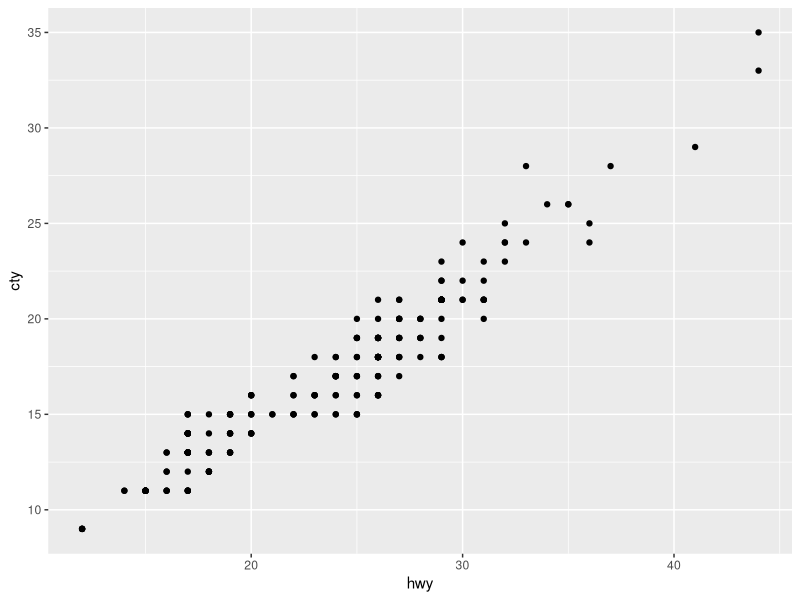
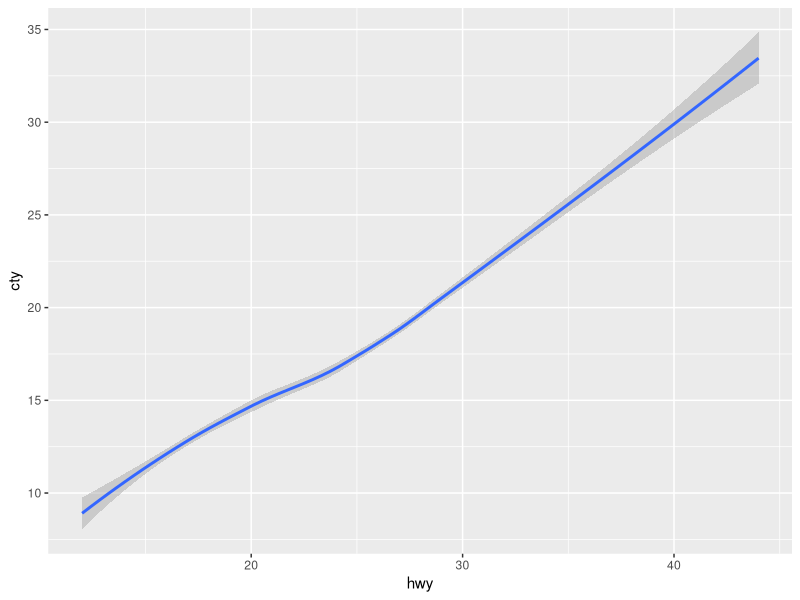
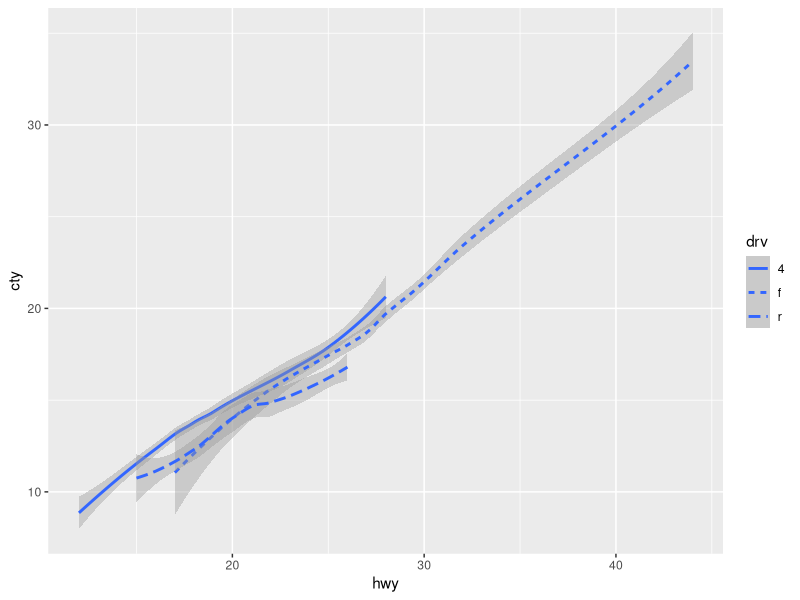
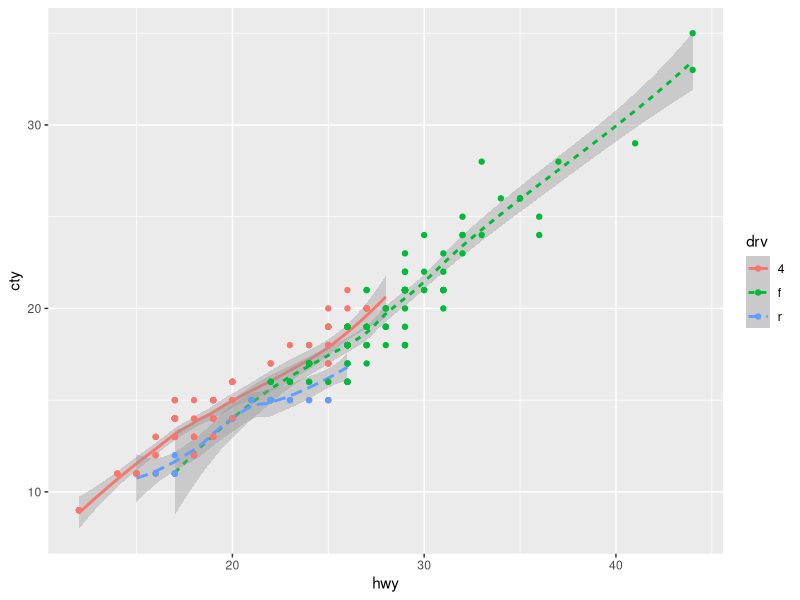
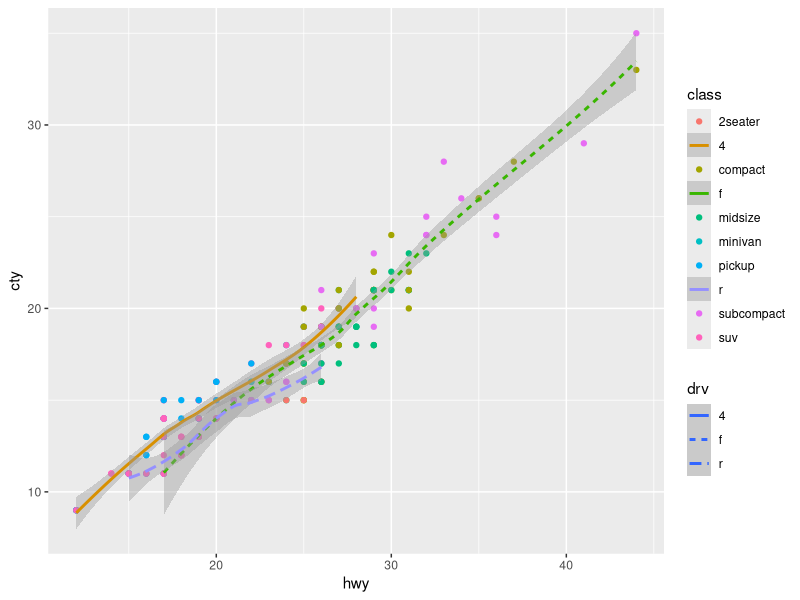
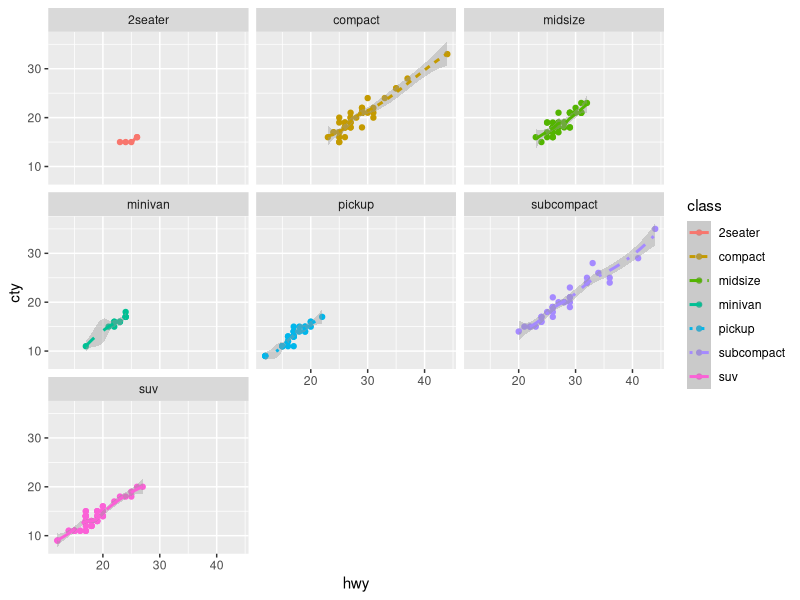
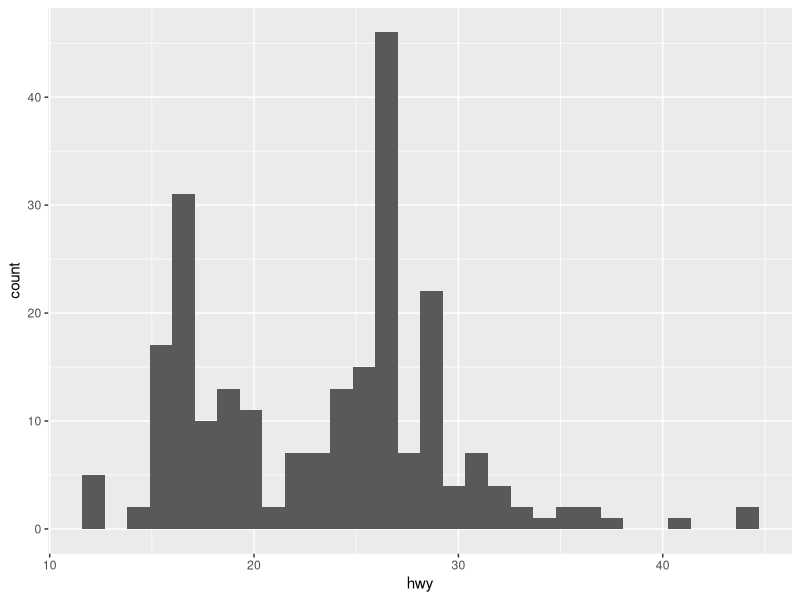
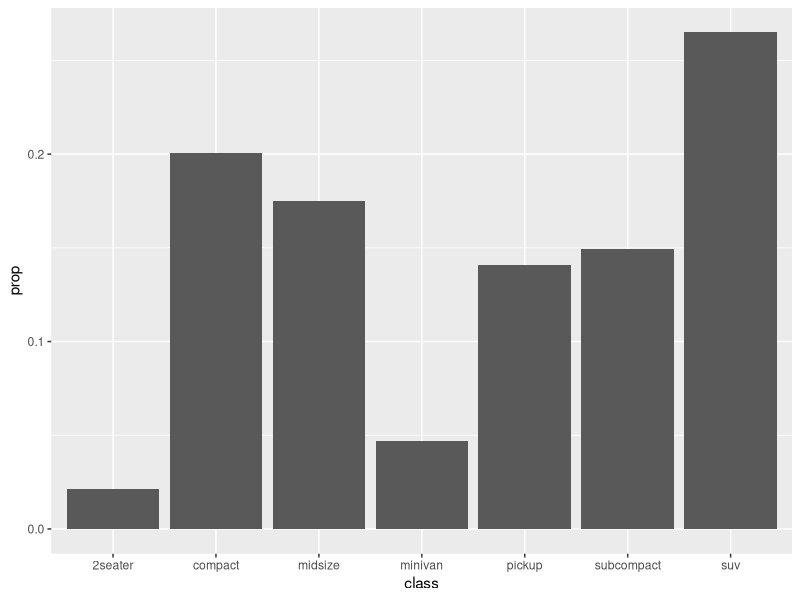

These figures' R source, in order:
## ---- chunk 1
knitr::opts_chunk$set(echo = TRUE)
## ---- chunk 2
# Create a scatter
library(dplyr)
library(ggplot2)
mpg %>% ggplot(aes(x=hwy,y=cty))+geom_point()
## ---- chunk 3
mpg %>% ggplot(aes(x=hwy,y=cty))+geom_smooth()
## ---- chunk 4
mpg %>% ggplot(aes(x=hwy,y=cty,linetype=drv))+geom_smooth()
## ---- chunk 5
#Global aes() ... one aes that applies to all layers
mpg %>% ggplot(aes(x=hwy,y=cty,linetype=drv,color=drv))+geom_smooth()+geom_point()
## ---- chunk 6
#Individual aes() ... an aesthetic for each layer
ggplot(data = mpg) +
  geom_point(aes(x=hwy,y=cty,color=class))+
  geom_smooth(aes(x=hwy,y=cty,linetype=drv,color=drv))
## ---- chunk 7
#Individual aes() ... an aesthetic for each layer
ggplot(data = mpg) +
  geom_point(aes(x=hwy,y=cty,color=class))+
  geom_smooth(aes(x=hwy,y=cty,linetype=class,color=class))+
  facet_wrap(~class)
## ---- chunk 8
mpg %>% ggplot(aes(x=hwy))+geom_histogram()
## ---- chunk 9
mpg %>% ggplot(aes(x=class,y=..prop..,group=1))+geom_bar(stat="count")

# stat="count" is default
mpg %>% ggplot(aes(x=class))+geom_bar(stat="count")
mpg %>% ggplot(aes(x=class))+geom_bar()
## ---- chunk 10
# Error will pop up for below command
# mpg %>% ggplot(aes(x=class,y=cty))+geom_bar()
# "Error: stat_count() must not be used with a y aesthetic"

# Fix: Add stat="identity" to add the values of the y value per class (x level)
mpg %>% ggplot(aes(x=class,y=cty))+geom_bar(stat = "identity")

mpg %>% ggplot(aes(x=class,y=cty))+geom_bar(stat = "identity") + facet_wrap(~class)
## ---- chunk 11
# position="stack" is default
mpg %>% ggplot(aes(x=class))+geom_bar()
mpg %>% ggplot(aes(x=class,fill=drv))+geom_bar()
mpg %>% ggplot(aes(x=class,fill=drv))+geom_bar(position="stack")
mpg %>% ggplot(aes(x=class,fill=drv))+geom_bar(position="dodge")
mpg %>% ggplot(aes(x=class,fill=drv))+geom_bar(position="fill")
## ---- chunk 12
mpg %>% ggplot(aes(x=hwy,y=cty))+geom_point()
mpg %>% ggplot(aes(x=hwy,y=cty))+geom_point(position = "jitter")
## ---- chunk 13
mpg %>% ggplot(aes(x=class,fill=drv))+geom_bar()
mpg %>% ggplot(aes(x=class,fill=drv))+geom_bar()+coord_flip()
mpg %>% ggplot(aes(x=class,fill=drv))+geom_bar()+coord_polar()
## ---- chunk 14
#install.package("maps)
#library(maps)
usa = map_data("usa")
#US map
p <- ggplot()+geom_polygon(data=usa,aes(x=long,y=lat,group=group),fill="blue",color="black")+coord_quickmap()
#Dallas Coords
Dallas <- tibble(long=c(-96.7970),lat=c(32.7767),names=c("Dallas"))
#US map with Dallas city mark added
p + geom_point(data = Dallas,aes(x=long,y=lat),shape=21,fill="yellow",color="black",size=5) +
  geom_text(data=Dallas,aes(x=long,y=lat,label=names),hjust=0,nudge_x = 1,color="white")
## ---- chunk 15
world=map_data("world")
ggplot(world,aes(long,lat,group=group)) +
  geom_polygon(fill="white",color="black") +
  coord_quickmap()
## ---- chunk 16
world2=map_data("world2")
ggplot(world2,aes(long,lat,group=group)) +
  geom_polygon(fill="white",color="black") +
  coord_quickmap()
## ---- chunk 17
italy=map_data("italy")
ggplot(italy,aes(long,lat,group=group)) +
  geom_polygon(fill="white",color="black") +
  coord_quickmap()
## ---- chunk 18
france=map_data("france")
ggplot(france,aes(long,lat,group=group)) +
  geom_polygon(fill="white",color="black") +
  coord_quickmap()
## ---- chunk 19
state=map_data("state")
ggplot(state,aes(long,lat,group=group)) +
  geom_polygon(fill="white",color="black") +
  coord_quickmap()
## ---- chunk 20
county=map_data("county")
ggplot(county,aes(long,lat,group=group)) +
  geom_polygon(fill="white",color="black") +
  coord_quickmap()
## ---- chunk 21
nz=map_data("nz")
ggplot(nz,aes(long,lat,group=group)) +
  geom_polygon(fill="white",color="black") +
  coord_quickmap()
## ---- chunk 22
# install.packages("ggthemes")
library(ggthemes)
mpg %>% ggplot(aes(x=hwy,y=cty)) + 
  geom_point(position = "jitter") + 
  ggtitle("City MPG v. Highway MPG") + 
  theme_excel()
mpg %>% ggplot(aes(x=class,fill=class)) + geom_bar()+theme_excel()
## ---- chunk 23
mpg %>% ggplot(aes(x=hwy,y=cty)) + 
  geom_point(position = "jitter") + 
  ggtitle("City MPG v. Highway MPG") + 
  theme_economist()
mpg %>% ggplot(aes(x=class,fill=class)) + geom_bar()+theme_economist()
## ---- chunk 24
mpg %>% ggplot(aes(x=hwy,y=cty)) + 
  geom_point(position = "jitter") + 
  ggtitle("City MPG v. Highway MPG") + 
  theme_classic()
mpg %>% ggplot(aes(x=class,fill=class)) + geom_bar()+theme_classic()
## ---- chunk 25
mpg %>% ggplot(aes(x=hwy,y=cty)) + 
  geom_point(position = "jitter") + 
  ggtitle("City MPG v. Highway MPG") + 
  theme_wsj()
mpg %>% ggplot(aes(x=class,fill=class)) + geom_bar()+theme_wsj()
## ---- chunk 26
mpg %>% ggplot(aes(x=hwy,y=cty)) + 
  geom_point(position = "jitter") + 
  ggtitle("City MPG v. Highway MPG") + 
  theme_pander()
mpg %>% ggplot(aes(x=class,fill=class)) + geom_bar()+theme_pander()
## ---- chunk 27
mpg %>% ggplot(aes(x=hwy,y=cty)) + 
  geom_point(position = "jitter") + 
  ggtitle("City MPG v. Highway MPG") + 
  theme_fivethirtyeight()
mpg %>% ggplot(aes(x=class,fill=class)) + geom_bar()+theme_fivethirtyeight()
